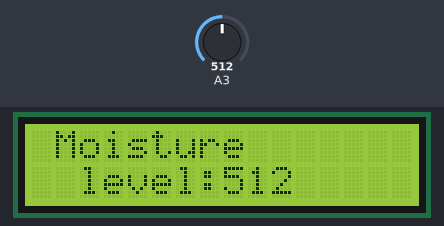
This sketch was run on a simulated Arduino Uno, built with avr-gcc and run on an emulated ATmega328P. Shown: 16×2 character LCD. The test bench sets the inputs (shaded band); at power-on: A3 = 512. What the sketch prints to the serial monitor is not drawn.

Above: at 1.2 s.
1.3 s: A3 set to 716
At 2.0 s:
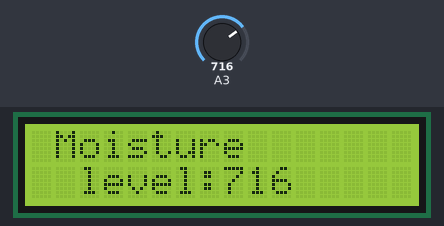
4.4 s: A3 set to 900
At 5.1 s:
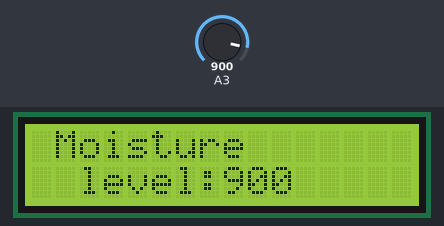
6.2 s: A3 set to 1023
At 6.7 s:
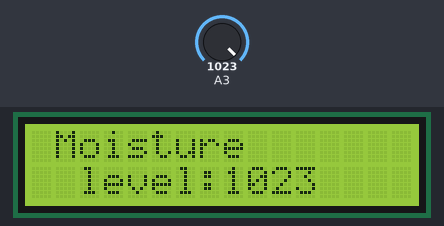
Timing chart, 0 to 9.2 s (numbered marks = the images above; inputs shaded):
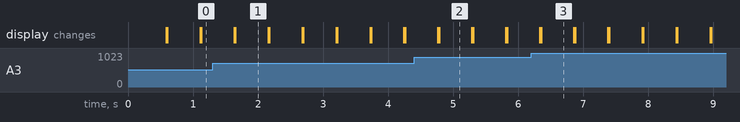

The sketch:

plant_monitor.ino
```cpp
#include <LiquidCrystal_I2C.h>
int moist;
LiquidCrystal_I2C lcd(0x26,16,2);

void setup()
{
  Serial.begin(115200);
  lcd.init();
  lcd.backlight();
}

void loop()
{
  int moist;
  moist = analogRead(3);


  Serial.println("Analog Value:");
  Serial.println(moist);
  lcd.setCursor(1,0);
  lcd.print("Moisture  ");
  lcd.setCursor(2,1);
  lcd.print("level:");
  lcd.print(moist);
  delay(500);
  lcd.clear();
}
```

Measured:
- after the input at 1.3 s, the display: first differs from a run without the input after 0.35 s (image 1)
- after the input at 4.4 s, the display: first differs from a run without the input after 0.39 s (image 2)
- after the input at 6.2 s, the display: first differs from a run without the input after 0.16 s (image 3)
- what the display in image 1 shows lasts 0.5 s, from 1.7 s to 2.2 s
